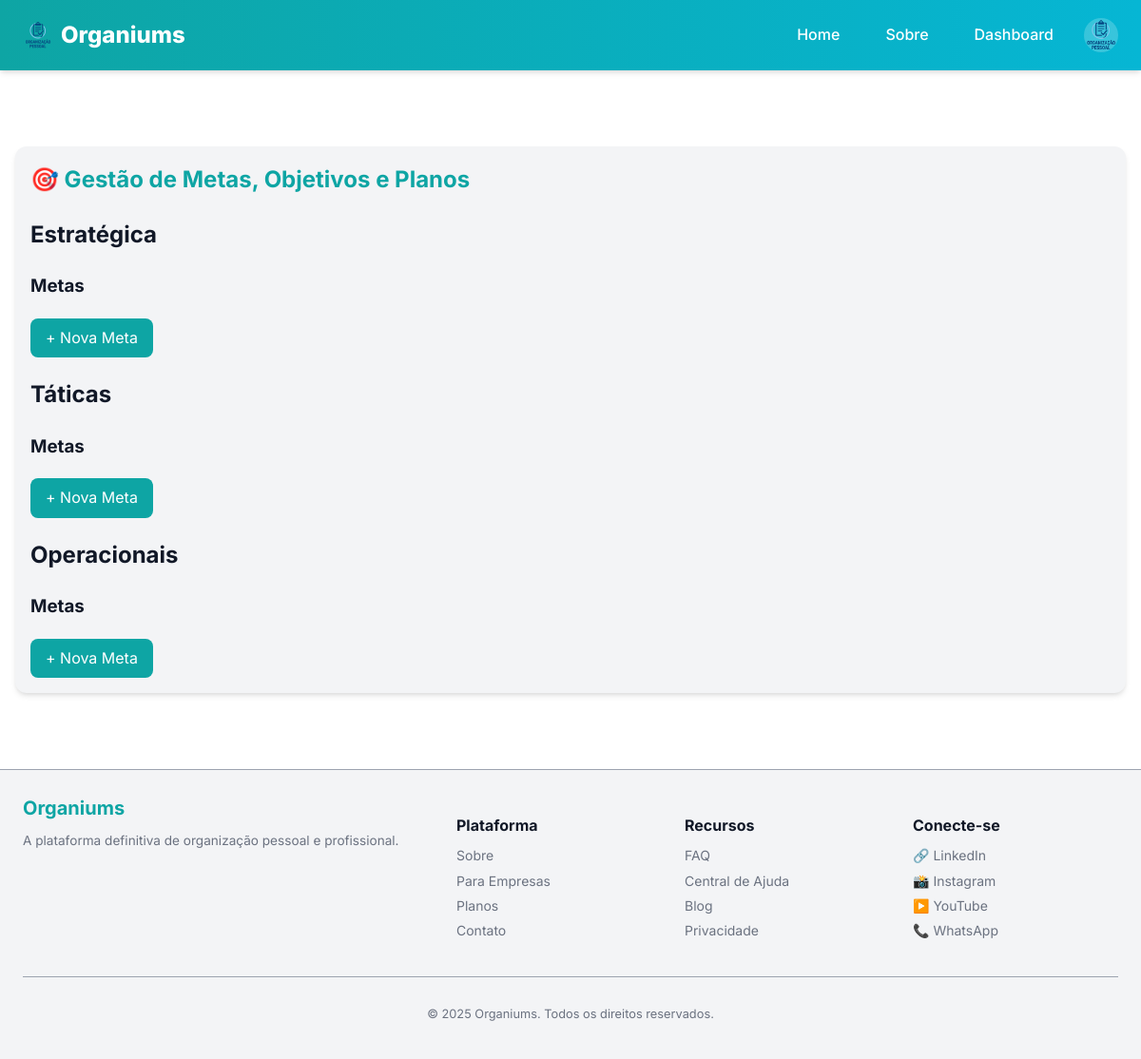
The page /client/goals (signed in) on the database as committed earlier.
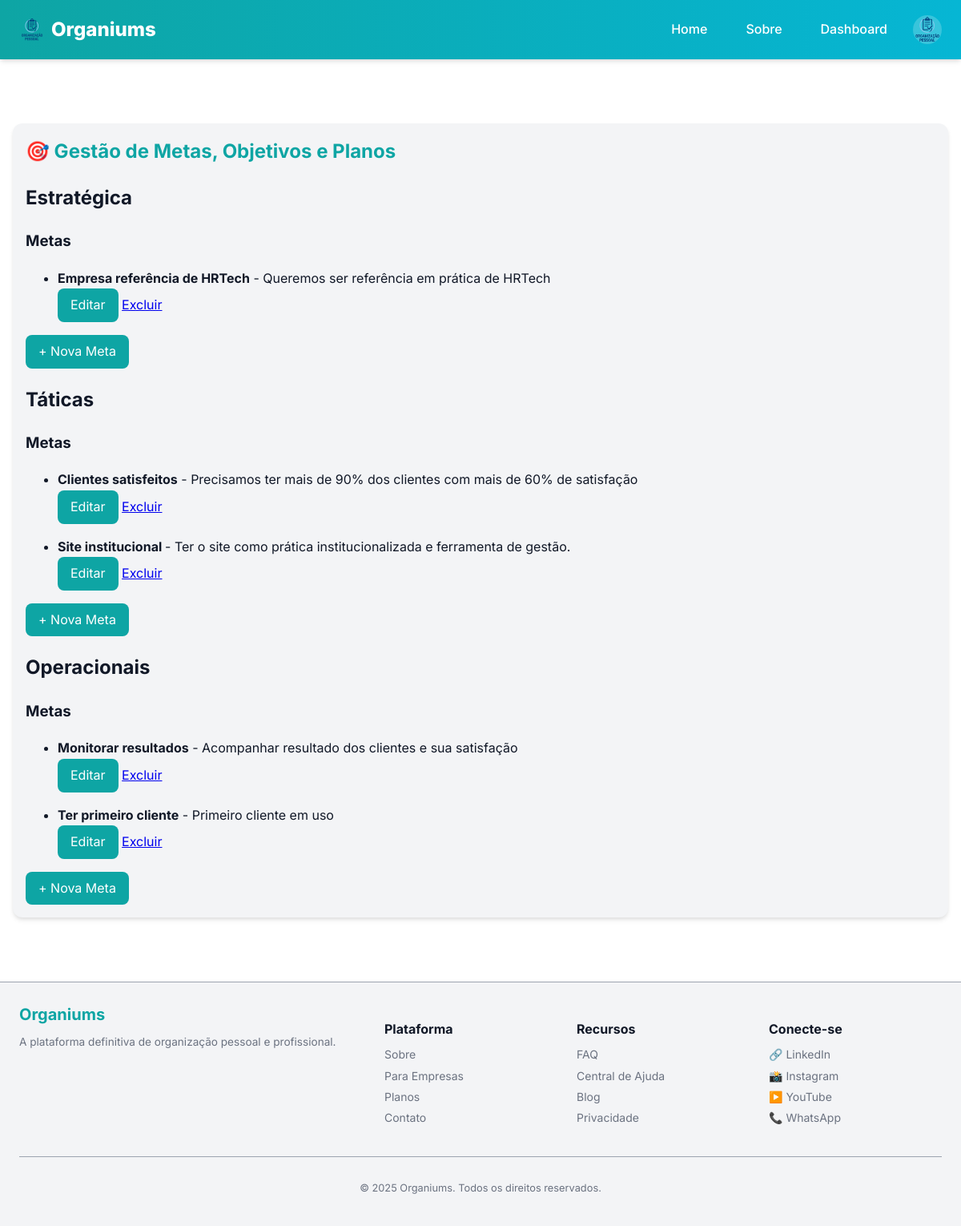
The same page on the database as committed later.
### models.py (models this page shows, shortened)
class User(UserMixin, db.Model):
    __tablename__ = "user"
    id = db.Column(db.Integer, primary_key=True)
    username = db.Column(db.String(50), unique=True, index=True, nullable=False)
    name = db.Column(db.String(120), nullable=False)
    email = db.Column(db.String(120), unique=True, index=True, nullable=False)
    password_hash = db.Column(db.String(128))
    avatar = db.Column(db.String(200))
    role = db.Column(db.String(30), default="cliente", nullable=False)
    company_id = db.Column(db.Integer, db.ForeignKey('company.id'), nullable=True)
    def is_admin(self):
        return self.role == "admin"
    def is_cliente_adm(self):
        return self.role == "cliente_adm"

class Goal(db.Model):
    __tablename__ = "goal"
    id = db.Column(db.Integer, primary_key=True)
    company_id = db.Column(db.Integer, db.ForeignKey('company.id'), nullable=False)
    level = db.Column(db.String(20), nullable=False)  # estrategica, taticas, operacionais
    title = db.Column(db.String(300), nullable=False)
    description = db.Column(db.Text)
    created_at = db.Column(db.DateTime, default=db.func.current_timestamp())
    company = db.relationship('Company', backref='goals')

### app/views.py (the view)
@bp.route('/client/goals')
@login_required
def client_goals():
    if not current_user.is_cliente_adm() and not current_user.is_admin() and not current_user.is_funcionario() and not current_user.is_cliente():
        abort(403)
    goals = Goal.query.filter_by(company_id=current_user.company_id).order_by(Goal.created_at.desc()).all()
    objectives = Objective.query.filter_by(company_id=current_user.company_id).all()
    plans = Plan.query.filter_by(company_id=current_user.company_id).all()
    register_log("Acesso: cliente_adm - metas")
    return render_template('client/goals_crud.html', goals=goals, objectives=objectives, plans=plans)

### app/utils.py (called while the page is built)
def register_log(action, status="ok"):
    user_id = current_user.id if current_user.is_authenticated else None
    ip_address = request.remote_addr
    log = Log(
        user_id=user_id,
        action=action,
        ip_address=ip_address,
        status=status
    )
    db.session.add(log)
    db.session.commit()

### manage.py (called while the page is built)
def create_app(config_object=None):
    app = Flask(__name__, template_folder='app/templates', static_folder='app/static')
    app.config.from_object(config_object or Config)
    db.init_app(app)
    migrate.init_app(app, db)
    login.init_app(app)
    from models import User
    @login.user_loader
    def load_user(user_id):
        return User.query.get(int(user_id))
    from app.views import bp as app_bp
    from api.views import bp as api_bp
    app.register_blueprint(app_bp)
    app.register_blueprint(api_bp, url_prefix='/api')
    app.config['MAX_CONTENT_LENGTH'] = 2 * 1024 * 1024
    register_error_handlers(app)
    @app.shell_context_processor
    def make_shell_context():
        return {'db': db, 'User': User}
    return app

### app/templates/client/goals_crud.html (shortened to what this page needs)
{% extends "base.html" %}
{% block content %}
<div class="container client-section">
  <h1>🎯 Gestão de Metas, Objetivos e Planos</h1>
  <div class="crud-grid">
    {% for level in ['estratégica', 'táticas', 'operacionais'] %}
      <div class="crud-column">
        <h2>{{ level|capitalize }}</h2>
        <h3>Metas</h3>
        <ul>
          {% for g in goals if g.level == level %}
            <li>
              <div>
                <strong>{{ g.title }}</strong> - {{ g.description or "-" }}
              </div>
              {% if current_user.is_cliente_adm() or current_user.is_admin() or current_user.is_funcionario() %}
              <div class="actions">
                <button class="btn-edit" data-action="edit" data-type="goal" data-id="{{ g.id }}" data-title="{{ g.title }}" data-description="{{ g.description or '' }}" data-level="{{ level }}">Editar</button>
                <a href="{{ url_for('app_bp.client_goal_delete', id=g.id) }}" class="btn-delete">Excluir</a>
              </div>
              {% endif %}
            </li>
          {% endfor %}
        </ul>
        <button class="btn-add" data-action="create" data-type="goal" data-level="{{ level }}">+ Nova Meta</button>
      </div>
    {% endfor %}
  </div>
</div>
{% endblock %}

### app/templates/base.html (shortened to what this page needs)
<!doctype html>
<html lang="pt-BR">
  <head>
    <link rel="stylesheet" href="{{ url_for('app_bp.static', filename='css/main.css') }}">
  </head>
  <body>
    {% include 'components/header.html' %}
    <main class="container">
      {% block content %}{% endblock %}
    </main>
    {% include 'components/footer.html' %}
  </body>
</html>

### app/templates/components/header.html (shortened to what this page needs)
<header class="site-header">
  <div class="header-wrap">
    <a class="brand" href="{{ url_for('app_bp.home') }}">
      <img class="brand-logo" src="{{ url_for('static', filename='img/logo.png') }}" alt="Organiums" width="32" height="32">
      Organiums
    </a>
    <nav class="desktop-nav">
      <a class="nav-link" href="{{ url_for('app_bp.home') }}">Home</a>
      <a class="nav-link" href="{{ url_for('app_bp.about') }}">Sobre</a>
      {% if current_user.is_authenticated %}
        <a class="nav-link" href="{{ url_for('app_bp.dashboard') }}">Dashboard</a>
        <div class="user-menu">
          {% if current_user.avatar %}
            <img src="{{ url_for('static', filename='uploads/avatars/' ~ current_user.avatar) }}"
                alt="Avatar de {{ current_user.name }}"
                width="32" height="32"
                class="user-avatar">
          {% else %}
            <div class="user-avatar placeholder-avatar">{{ current_user.name[0]|upper }}</div>
          {% endif %}
        </div>
      {% else %}
        <a class="nav-link" href="{{ url_for('app_bp.login') }}">Entrar</a>
        <a class="nav-link" href="{{ url_for('app_bp.register') }}">Cadastrar</a>
      {% endif %}
    </nav>
  </div>
</header>

### app/templates/components/footer.html
<footer class="site-footer">
  <div class="footer-container">
    <div class="footer-brand">
      <a href="/" class="footer-logo">Organiums</a>
      <p class="footer-desc">
        A plataforma definitiva de organização pessoal e profissional.
      </p>
    </div>
    <nav class="footer-links">
      <h4>Plataforma</h4>
      <ul>
        <li><a href="/sobre">Sobre</a></li>
        <li><a href="/empresas">Para Empresas</a></li>
        <li><a href="/planos">Planos</a></li>
        <li><a href="/contato">Contato</a></li>
      </ul>
    </nav>
    <nav class="footer-links">
      <h4>Recursos</h4>
      <ul>
        <li><a href="/faq">FAQ</a></li>
        <li><a href="/ajuda">Central de Ajuda</a></li>
        <li><a href="/blog">Blog</a></li>
        <li><a href="/privacidade">Privacidade</a></li>
      </ul>
    </nav>
    <div class="footer-social">
      <h4>Conecte-se</h4>
      <ul>
        <li><a href="#" aria-label="LinkedIn">🔗 LinkedIn</a></li>
        <li><a href="#" aria-label="Instagram">📸 Instagram</a></li>
        <li><a href="#" aria-label="YouTube">▶️ YouTube</a></li>
        <li><a href="#" aria-label="WhatsApp">📞 WhatsApp</a></li>
      </ul>
    </div>
  </div>
  <div class="footer-bottom">
    <p>© {{ current_year|default(2025) }} Organiums. Todos os direitos reservados.</p>
  </div>
</footer>

### app/static/css/main.css (style rules this page uses)
* { box-sizing: border-box; }
body { font-family: var(--font-base); background: var(--bg); color: var(--fg); margin: 0; padding: 0; line-height: var(--line-height); }
.container { max-width: var(--container-width); margin: var(--spacing-xl) auto; padding: var(--spacing-md); }
.site-footer { padding: var(--spacing-lg); text-align: center; color: var(--muted); font-size: var(--text-sm); margin-top: var(--spacing-xl); }
button { background: var(--brand-primary); border: none; color: #fff; padding: var(--spacing-sm) var(--spacing-md); border-radius: var(--radius); cursor: pointer; transition: var(--transition); }
input, button { font: inherit; }

### app/static/css/vars.css (style rules this page uses)
:root { --bg: #ffffff; --fg: #111827; --bg-light: #f3f4f6; --muted: #6b7280; --muted-light: #9ca3af; --border: #e5e7eb; --surface: #ffffff; --brand-primary: #0ea5a4; --brand-secondary: #06b6d4; --brand-dark: #0d9488; --success: #10b981; --success-bg: #d1fae5; --danger: #ef4444; --danger-bg: #fee2e2; --warning: #f59e0b; --warning-bg: #fef3c7; --info: #3b82f6; --info-bg: #dbeafe; --font-base: 'Inter', system-ui, Arial, sans-serif; --font-alt: 'Inter', system-ui, Arial, sans-serif; --text-xs: 0.75rem; --text-sm: 0.875rem; --text-md: 1rem; --text-lg: 1.125rem; --text-xl: 1.25rem; --text-2xl: 1.5rem; --text-3xl: 1.875rem; --line-height: 1.6; --container-width: 1200px; --spacing-xs: 4px; --spacing-sm: 8px; --spacing-md: 16px; --spacing-lg: 24px; --spacing-xl: 32px; --spacing-2xl: 48px; --radius: 8px; --radius-lg: 12px; --radius-full: 9999px; --shadow: 0 4px 6px -1px rgba(0, 0, 0, 0.1), 0 2px 4px -1px rgba(0, 0, 0, 0.06); --shadow-md: 0 10px 15px -3px rgba(0, 0, 0, 0.1), 0 4px 6px -2px rgba(0, 0, 0, 0.05); --shadow-lg: 0 20px 25px -5px rgba(0, 0, 0, 0.1), 0 10px 10px -5px rgba(0, 0, 0, 0.04); --transition: all 0.3s ease; --modal-bg: var(--surface); --overlay-bg: rgba(0, 0, 0, 0.6); }

### app/static/css/components/header.css (style rules this page uses)
.site-header { background: linear-gradient(90deg, var(--brand-primary), var(--brand-secondary)); color: white; position: sticky; top: 0; z-index: 1000; box-shadow: var(--shadow); }
.header-wrap { max-width: var(--container-width); margin: 0 auto; display: flex; justify-content: space-between; align-items: center; padding: var(--spacing-md) var(--spacing-lg); }
.brand { font-weight: 800; color: white; text-decoration: none; font-size: 1.5rem; display: flex; align-items: center; gap: var(--spacing-sm); }
.brand-logo { height: 32px; width: auto; }
.desktop-nav { display: flex; align-items: center; gap: var(--spacing-md); }
.nav-link { color: white; text-decoration: none; font-weight: 500; padding: var(--spacing-sm) var(--spacing-md); border-radius: var(--radius); transition: var(--transition); position: relative; }
.nav-link::after { content: ''; position: absolute; bottom: 0; left: 50%; width: 0; height: 2px; background-color: white; transition: var(--transition); transform: translateX(-50%); }
.user-menu { display: flex; align-items: center; gap: var(--spacing-sm); position: relative; }
.user-avatar { width: 36px; height: 36px; border-radius: 50%; background-color: rgba(255, 255, 255, 0.2); display: flex; align-items: center; justify-content: center; font-weight: 600; cursor: pointer; }

### app/static/css/components/footer.css (style rules this page uses)
.site-footer { background: var(--bg-light); color: var(--fg); padding: var(--spacing-xl) var(--spacing-md) var(--spacing-lg); font-size: 0.9rem; border-top: 1px solid var(--muted-light); }
.footer-container { max-width: var(--container-width); margin: 0 auto; display: grid; grid-template-columns: 1fr; gap: var(--spacing-lg); }
.footer-brand { text-align: center; }
.footer-logo { font-size: 1.25rem; font-weight: bold; color: var(--brand-primary); text-decoration: none; }
.footer-desc { margin-top: var(--spacing-sm); color: var(--muted); font-size: 0.85rem; }
.footer-links h4, .footer-social h4 { margin-bottom: var(--spacing-sm); font-size: 1rem; color: var(--fg); }
.footer-links ul, .footer-social ul { list-style: none; padding: 0; margin: 0; }
.footer-links li, .footer-social li { margin-bottom: var(--spacing-xs); }
.footer-links a, .footer-social a { color: var(--muted); text-decoration: none; transition: var(--transition); }
.footer-bottom { margin-top: var(--spacing-xl); padding-top: var(--spacing-md); border-top: 1px solid var(--muted-light); text-align: center; color: var(--muted); font-size: 0.8rem; }
@media (min-width: 768px) { .footer-container { grid-template-columns: 2fr 1fr 1fr 1fr; text-align: left; } }
@media (min-width: 768px) { .footer-brand { text-align: left; } }

Rows that differ between the two databases and show on the page:
added Goal: title "Empresa referência de HRTech", description "Queremos ser referência em prática de HRTech", shown under "Estratégica"
added Goal: title "Clientes satisfeitos", description "Precisamos ter mais de 90% dos clientes com mais de 60% de satisfação", shown under "Táticas"
added Goal: title "Site institucional", description "Ter o site como prática institucionalizada e ferramenta de gestão.", shown under "Táticas"
added Goal: title "Monitorar resultados", description "Acompanhar resultado dos clientes e sua satisfação", shown under "Operacionais"
added Goal: title "Ter primeiro cliente", description "Primeiro cliente em uso", shown under "Operacionais"
